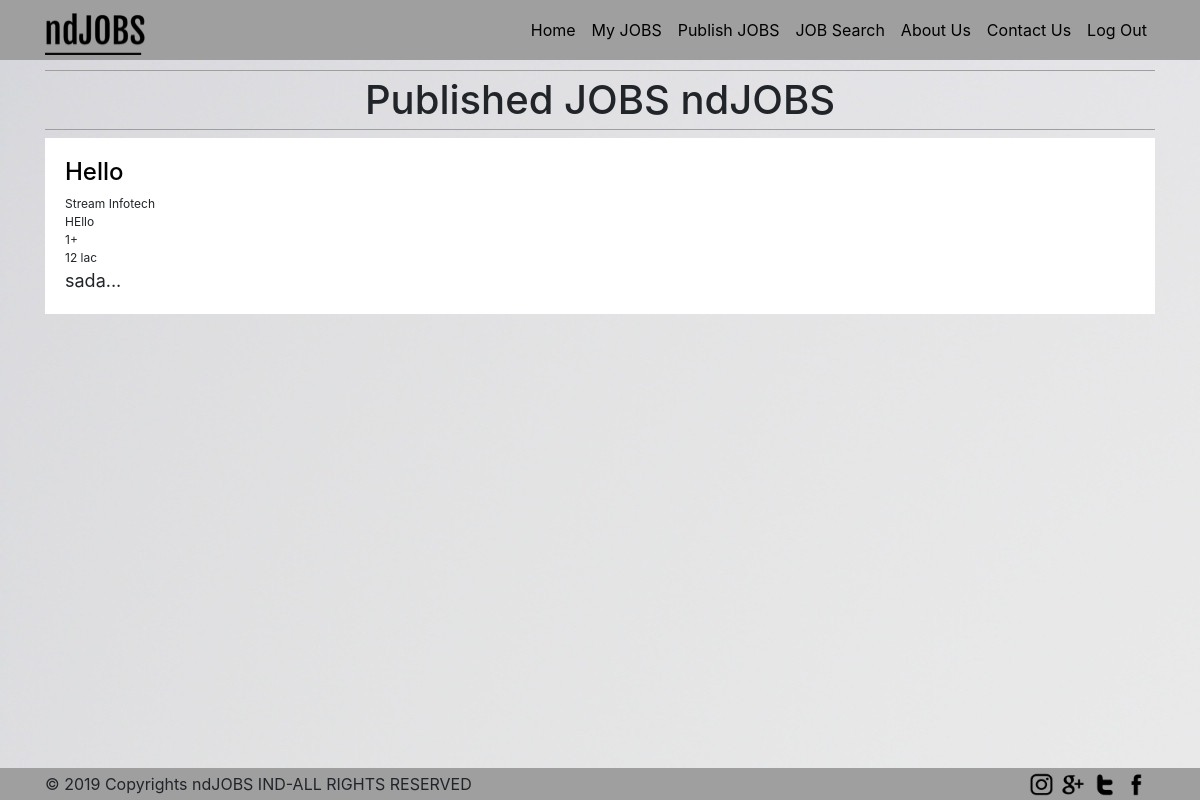
The app's page /providerjobs.php (signed in), older data.
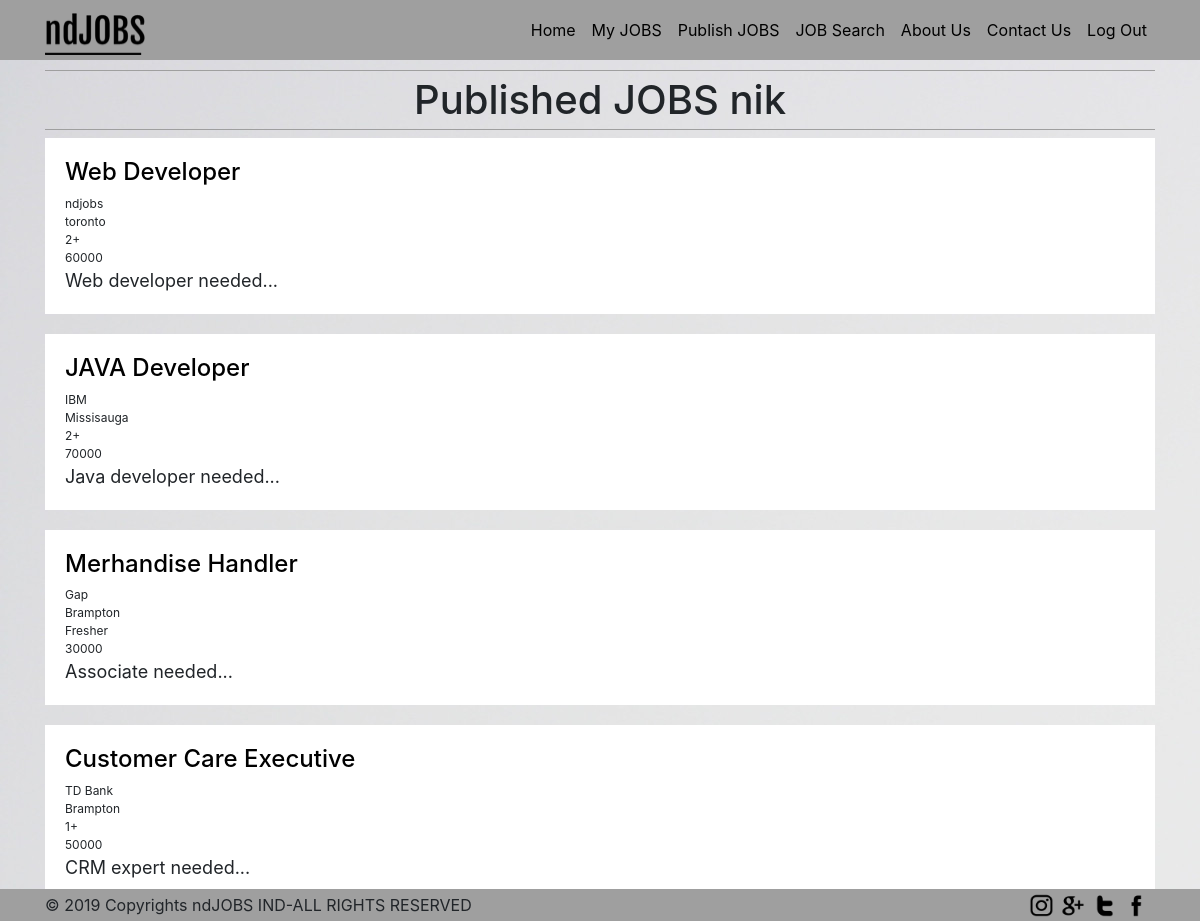
The same page, newer data.
### tables this page shows
CREATE TABLE `jobs` (
  `email` varchar(255) NOT NULL,
  `jobid` bigint(10) NOT NULL,
  `title` varchar(255) NOT NULL,
  `company` varchar(255) NOT NULL,
  `location` varchar(255) NOT NULL,
  `yoe` varchar(255) NOT NULL,
  `salary` varchar(255) NOT NULL,
  `description` longtext NOT NULL,
  `keywords` longtext NOT NULL
);

### providerjobs.php (the view, shortened to what this page needs)
<!DOCTYPE html>
<html>
<head>
<link rel="stylesheet" href="https://maxcdn.bootstrapcdn.com/bootstrap/4.3.1/css/bootstrap.min.css">
<link rel="stylesheet" href="style.css">
</head>
<body>
<div class="main">
<div id="header">
  <div class="container">
    <div class="row">
      <div class="col-xl-12">
        <nav class="navbar navbar-expand-lg navbar-light bg-light ">
           <a class="navbar-brand" href="homeprovider.php"><img src="images/logo.png" width="100px"  height="50px"></a>
<div class="collapse navbar-collapse" id="navbarSupportedContent">
        <ul class="navbar-nav">
            <li class="nav-item">
                <a class="nav-link" href="homeprovider.php">Home</a>
            </li>
            <li class="nav-item">
                <a class="nav-link" href="providerjobs.php">My JOBS</a>
            </li>
            <li class="nav-item">
<a class="nav-link" href="addjobs.php">Publish JOBS</a>
</li>
			<li class="nav-item">
				<a class="nav-link" href="jobsearch.php">JOB Search</a>
			</li>
			<li class="nav-item">
				<a class="nav-link" href="aboutus.php">About Us</a>
			</li>
			<li class="nav-item">
				<a class="nav-link" href="contactus.php">Contact Us</a>
			</li>
			<li class="nav-item">
				<a class="nav-link" href="logoutprovider.php">Log Out</a>
			</li>
		</ul>
</div>
		</nav>
	   </div>
	</div>
  </div>
</div>
<div class="heading">
<div class="container">
<div class="row">
<div class="col-xl-12">
<h1>Published JOBS <?php echo $_SESSION['providername'];?></h1>
</div>
</div>
</div>
</div>
<?php
    $cn=@mysqli_connect('localhost','root','','ndjobs') or die ('Connection Lost');
	$select="select * from jobs  where email='".$_SESSION['provideremail']."'";
	$query1=@mysqli_query($cn,$select) or die("query 1");
	$tbrw=@mysqli_num_rows($query1);
	if($tbrw>0)
	{
		while ($rowdata=@mysqli_fetch_array($query1))
	{
?>
<div class="container">
<div class="jobs">
<div class="row">
<div class="col-xl-12">
	<h4><a href="providerviewjob.php?jobid=<?php echo $rowdata['jobid'];?>"><?php echo $rowdata['title']?></a></h4>
	<p><?php echo $rowdata['company']?></p>
    <p><?php echo $rowdata['location']?></p>
	<p><?php echo $rowdata['yoe']?></p>
	<p><?php echo $rowdata['salary']?></p>
	<p1><?php echo substr($rowdata['description'],0,100);?>...</p1>
</div>
</div>
</div>
</div>
<?php
}
}
?>
<div id="footer">
<div class="container">
<div class="row">
<div class="col-xl-8">
<p>&copy; 2019 Copyrights ndJOBS IND-ALL RIGHTS RESERVED</p>
</div>
<div class="col-xl-4">
<img src="images/facebook.png">
<img src="images/twitter.png">
<img src="images/googleplus.png">
<img src="images/instagram.png">
</div>
</div>
</div>
</div>
</div>
<body>
</html>

Row changes from the older to the newer data that the page shows:
removed jobs: title "Hello", company "Stream Infotech", location "HEllo", yoe "1+", salary "12 lac", description "sada"
added jobs: title "Web Developer", company "ndjobs", location "toronto", yoe "2+", salary "60000", description "Web developer needed"
added jobs: title "JAVA Developer", company "IBM", location "Missisauga", yoe "2+", salary "70000", description "Java developer needed"
added jobs: title "Merhandise Handler", company "Gap", location "Brampton", yoe "Fresher", salary "30000", description "Associate needed"
added jobs: title "Customer Care Executive", company "TD Bank", location "Brampton", yoe "1+", salary "50000", description "CRM expert needed"
Text that changed along with them:
$_SESSION['providername']: "ndJOBS" → "nik"
